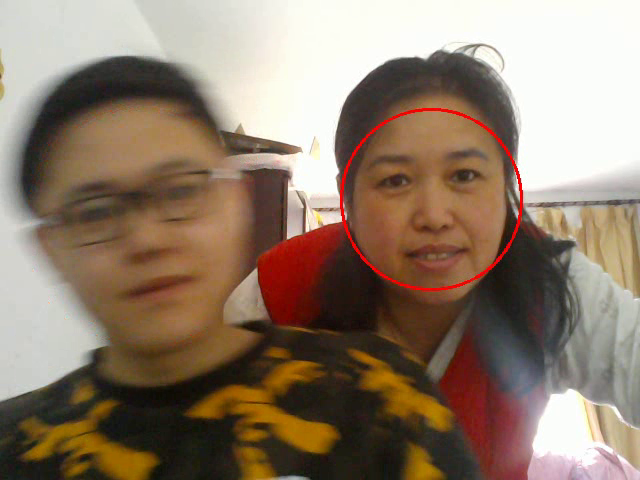
#> input picture frame 28 of test_opencv/test.mp4, 640 x 480 px, given in place of the camera
$ python video_detection_test.py
#> lines starting #> are read from the running program, lines starting #| are printed output that depends on the picture; after the words box and inside, x2 and y2 are one past the last pixel; in counts of white or black regions, pixels touching at a corner belong together
import numpy as np
import cv2
#参数是0，则调取本地摄像头
cap=cv2.VideoCapture(0)
w=int(cap.get(cv2.CAP_PROP_FRAME_WIDTH))+1 #宽一点没问题，小了不行
h=int(cap.get(cv2.CAP_PROP_FRAME_HEIGHT))+1
#要求int型
videoWriter=cv2.VideoWriter('./test.mp4',cv2.VideoWriter_fourcc('M','P','4','v'),24,(w,h))
#cv2.VideoWriter_fourcc('M','P','4','2')avi格式
#cv2.VideoWriter_fourcc('M','P','4','v')mp4格式
detector=cv2.CascadeClassifier('./face_detection.xml')
while cap.isOpened():
    flag,frame=cap.read()
#> frame is the input picture: shape (480, 640, 3); mean B, G, R 106.4, 124, 143.4
    gray=cv2.cvtColor(frame,code=cv2.COLOR_BGR2GRAY)
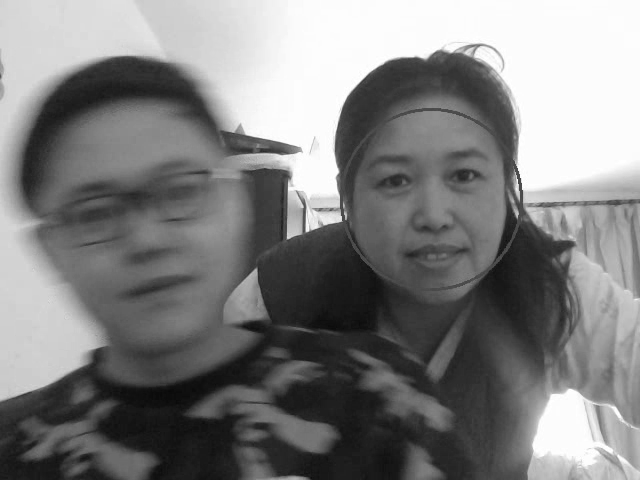
#> gray: shape (480, 640); min 8, max 255, mean 127.7
    face_zone=detector.detectMultiScale(gray,scaleFactor=1.2,minNeighbors=5)
#> face_zone = [[343, 111, 178, 178], [30, 114, 227, 227]]
    for x,y,w,h in face_zone:
        cv2.circle(frame,center=(x+w//2,y+h//2),radius=w//2,color=[0,0,255],thickness=2)
        videoWriter.write(frame)
#> this loop made 2 passes
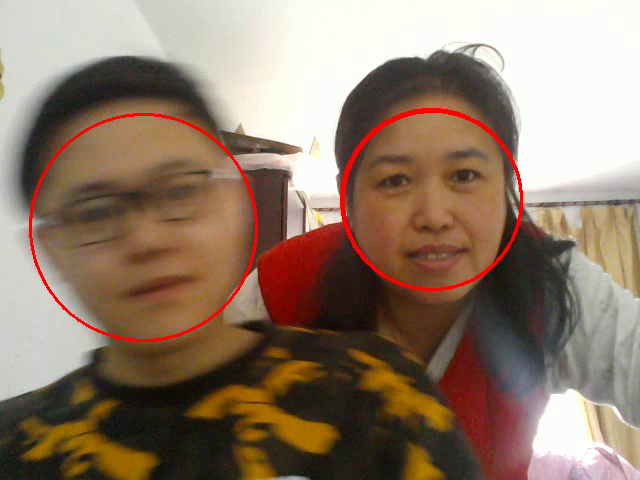
#> frame: shape (480, 640, 3); 1.23% of pixels changed, all inside (x1, y1, x2, y2) = (29, 110, 523, 342)
    #上面创建了写视频对象，仅需把每一帧写入即可
    if flag==False:
     #判断是否还能读取到帧，取不到则表示视频结束了，退出循环
        break
    cv2.imshow('pic',frame)
    if ord('q')==cv2.waitKey(40):
        #如果没有键入‘q’时，按等待时间展示每一帧，合起来就是个视频，输入‘q’时退出
#> (key q is pressed here)
        break
cv2.destroyAllWindows()
cap.release()#释放资源
videoWriter.release()

$ run again, starting later in the video
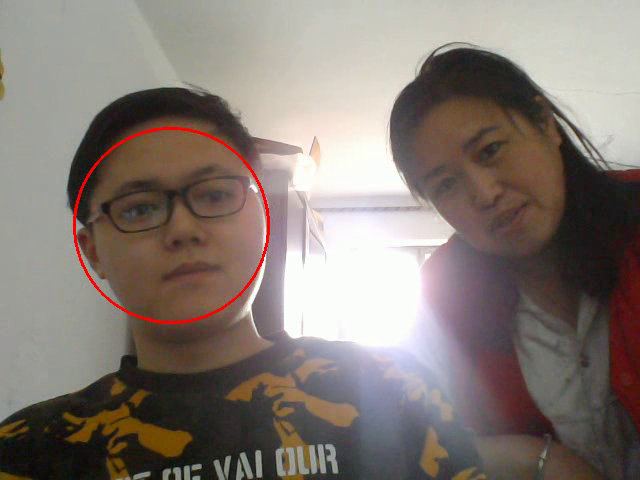
#> input picture frame 127 of test_opencv/test.mp4, 640 x 480 px, given in place of the camera
#> frame is the input picture: shape (480, 640, 3); mean B, G, R 116, 122.4, 132.8
#> `gray=cv2.cvtColor(frame,code=cv2.COLOR_BGR2GRAY)`:
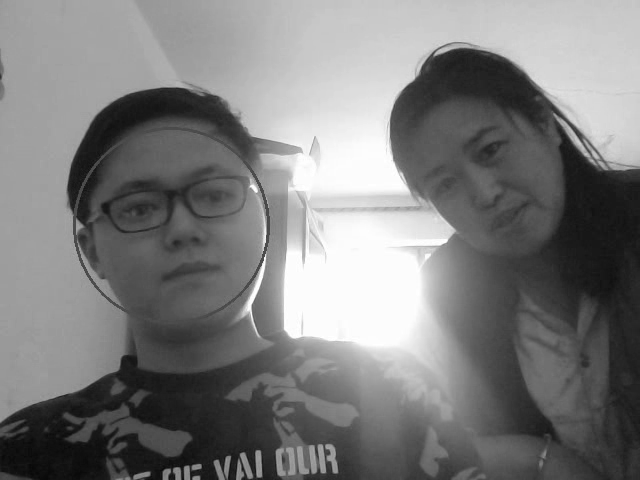
#> gray: shape (480, 640); min 8, max 255, mean 124.7
#> face_zone = [[78, 127, 195, 195]]
#> the loop `for x,y,w,h in face_zone:` made 1 pass
#> after the loop `for x,y,w,h in face_zone:`:
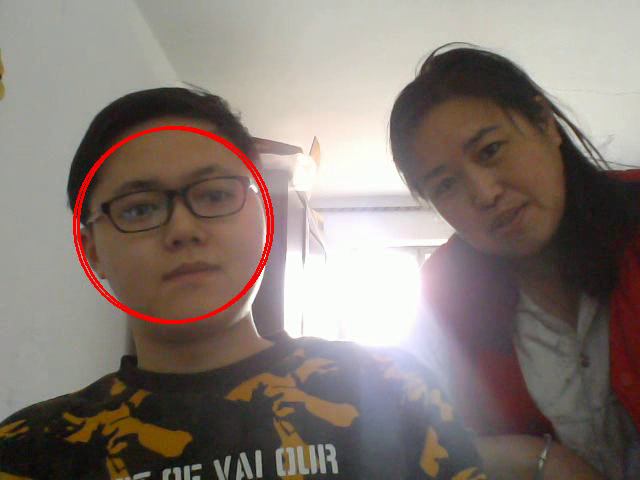
#> frame: shape (480, 640, 3); 0.55% of pixels changed, all inside (x1, y1, x2, y2) = (77, 126, 274, 323)

$ run again, starting later in the video
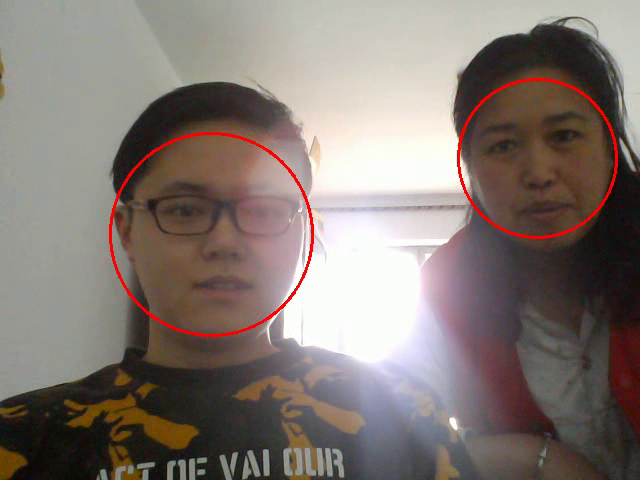
#> input picture frame 227 of test_opencv/test.mp4, 640 x 480 px, given in place of the camera
#> frame is the input picture: shape (480, 640, 3); mean B, G, R 115.2, 120.9, 132.3
#> `gray=cv2.cvtColor(frame,code=cv2.COLOR_BGR2GRAY)`:
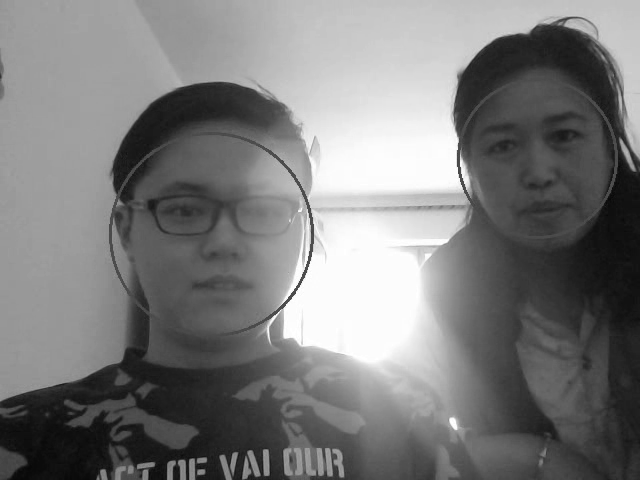
#> gray: shape (480, 640); min 7, max 255, mean 123.6
#> face_zone = [[455, 77, 166, 166]]
#> the loop `for x,y,w,h in face_zone:` made 1 pass
#> after the loop `for x,y,w,h in face_zone:`:
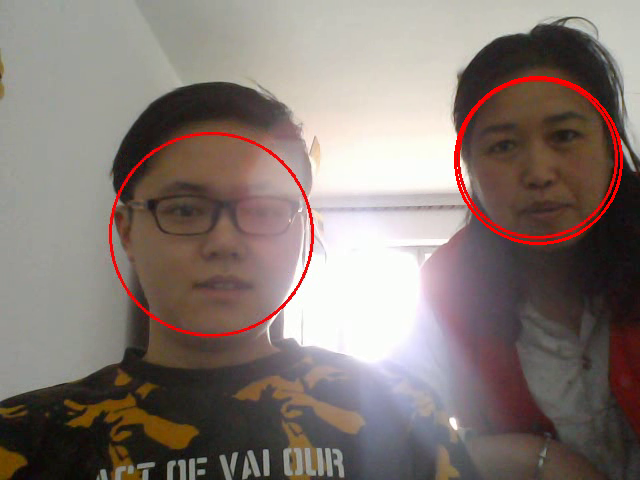
#> frame: shape (480, 640, 3); 0.49% of pixels changed, all inside (x1, y1, x2, y2) = (454, 76, 623, 245)
